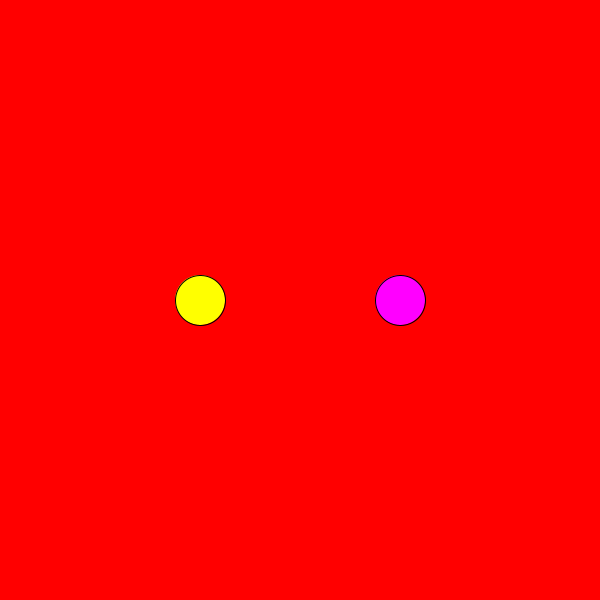
Frame 1 (no input)
Frame 60 (the mouse pressed at the canvas centre just before this capture): identical to frame 1, image omitted
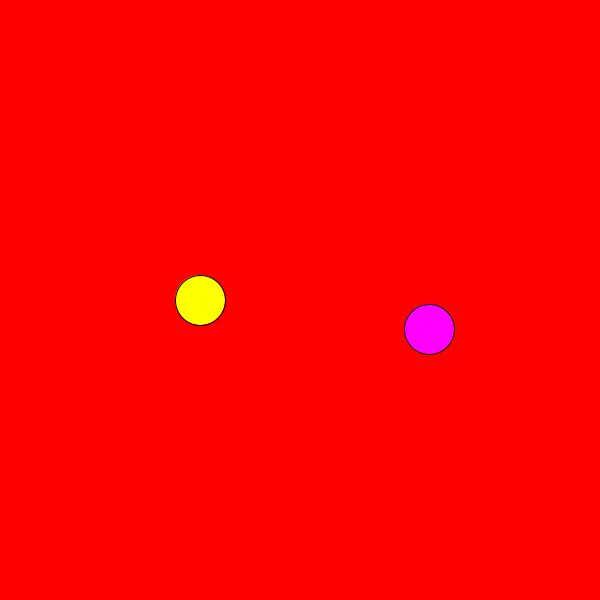
Frame 120 (the mouse held since frame 60 and released just before this capture)

The Processing sketch that drew these frames (run headless with seeded random() and noise(); from frame 60 on, the mouse is pressed at the canvas centre):

// Processing sketch: intervals_10
// ── intervals_10.pde
// 09. Working with frame-based intervals

float yPosition = 300;
float xPosition = 200;

float yPosition2 = 300;
float xPosition2 = 400;

float diameter = 50;

float intervalFrame = 180;

float startFrame = 60;
float onDuration = 30;
float offDuration = 180;

void setup() {
  size (600, 600);
}

void draw() {
  background(#FF0000);

  //
  if (frameCount % intervalFrame == 0) {
    xPosition = random(width);
    yPosition = random(height);
  }

  fill(#FFFF00);
  ellipse(xPosition, yPosition, diameter, diameter);


  if (frameCount > startFrame) {
    if (frameCount < startFrame + onDuration) {
      xPosition2++;
      yPosition2++;
    } else {
      startFrame += offDuration;
    }
  }

  fill(#FF00FF);
  ellipse(xPosition2, yPosition2, diameter, diameter);
}
